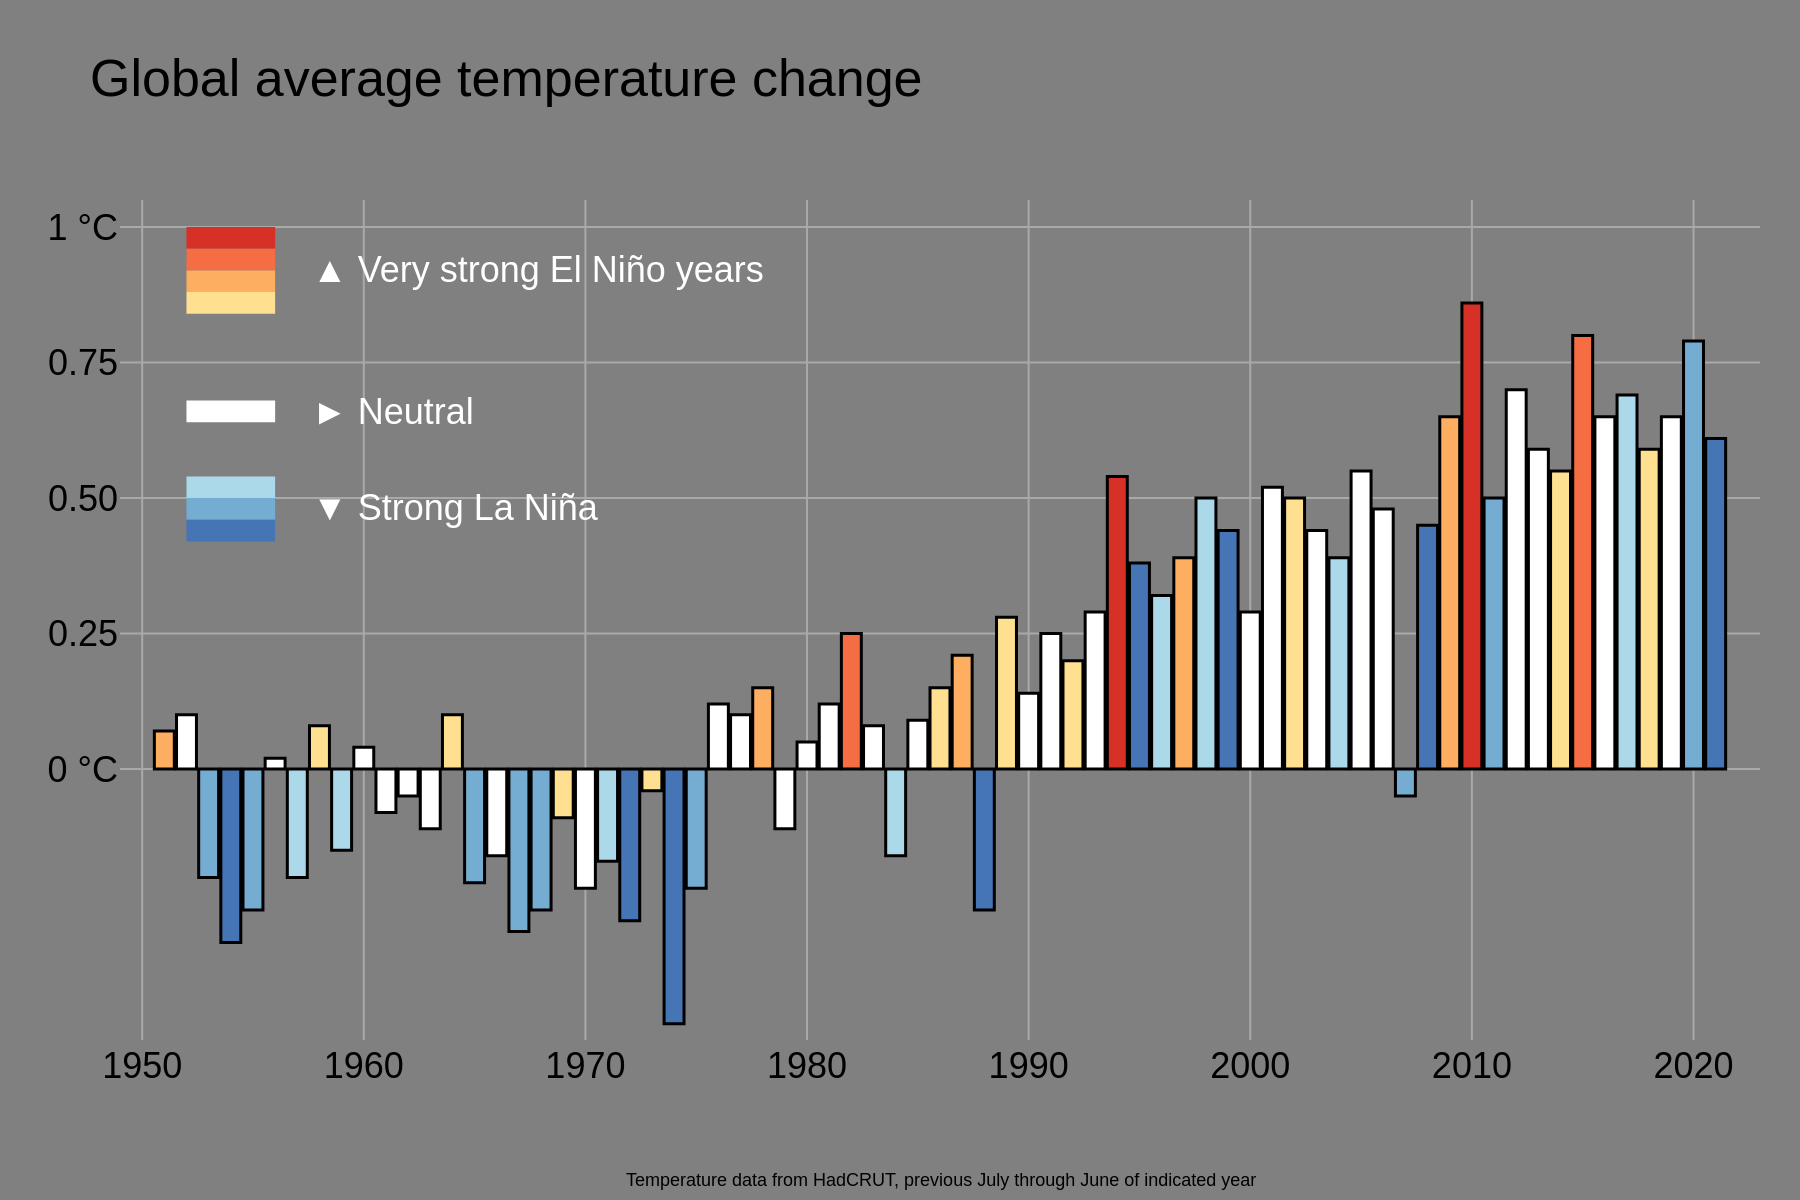

Here is the Python script that generated this plot:
import sys
import json
import plotly.graph_objects as go

if len(sys.argv) != 2:
    print("Usage: python script.py <path_to_json_file>")
    sys.exit(1)

json_path = sys.argv[1]
filename_base = json_path.rsplit('.', 1)[0]

with open(json_path, 'r', encoding='utf-8') as f:
    chart_info = json.load(f)

chart_data = chart_info['chart_data']
texts = chart_info['texts']
colors = chart_info['colors']

years = [d['year'] for d in chart_data]
values = [d['value'] for d in chart_data]
bar_colors = [colors[d['category']] for d in chart_data]

fig = go.Figure()

fig.add_trace(go.Bar(
    x=years,
    y=values,
    marker_color=bar_colors,
    marker_line_color=colors['bar_outline'],
    marker_line_width=1.5,
    showlegend=False
))

# Custom legend: shapes for color swatches
legend_x0, legend_x1 = 1952, 1956
el_nino_swatches = [
    {'y0': 0.96, 'y1': 1.0, 'color': colors['very_strong_el_nino']},
    {'y0': 0.92, 'y1': 0.96, 'color': colors['strong_el_nino']},
    {'y0': 0.88, 'y1': 0.92, 'color': colors['moderate_el_nino']},
    {'y0': 0.84, 'y1': 0.88, 'color': colors['weak_el_nino']}
]
for swatch in el_nino_swatches:
    fig.add_shape(type="rect", xref="x", yref="y", x0=legend_x0, y0=swatch['y0'], x1=legend_x1, y1=swatch['y1'], fillcolor=swatch['color'], line_width=0)

fig.add_shape(type="rect", xref="x", yref="y", x0=legend_x0, y0=0.64, x1=legend_x1, y1=0.68, fillcolor=colors['neutral'], line_width=0)

la_nina_swatches = [
    {'y0': 0.50, 'y1': 0.54, 'color': colors['weak_la_nina']},
    {'y0': 0.46, 'y1': 0.50, 'color': colors['moderate_la_nina']},
    {'y0': 0.42, 'y1': 0.46, 'color': colors['strong_la_nina']}
]
for swatch in la_nina_swatches:
    fig.add_shape(type="rect", xref="x", yref="y", x0=legend_x0, y0=swatch['y0'], x1=legend_x1, y1=swatch['y1'], fillcolor=swatch['color'], line_width=0)

# Custom legend: text annotations
legend_text_x = 1957.5
fig.add_annotation(xref="x", yref="y", x=legend_text_x, y=0.92, text=texts['legend_el_nino'], showarrow=False, align='left', xanchor='left', yanchor='middle', font=dict(color=colors['text_secondary'], size=18, family="Arial"))
fig.add_annotation(xref="x", yref="y", x=legend_text_x, y=0.66, text=texts['legend_neutral'], showarrow=False, align='left', xanchor='left', yanchor='middle', font=dict(color=colors['text_secondary'], size=18, family="Arial"))
fig.add_annotation(xref="x", yref="y", x=legend_text_x, y=0.48, text=texts['legend_la_nina'], showarrow=False, align='left', xanchor='left', yanchor='middle', font=dict(color=colors['text_secondary'], size=18, family="Arial"))

# Source annotation
fig.add_annotation(
    xref="paper", yref="paper",
    x=0.5, y=-0.15,
    text=texts['source'],
    showarrow=False,
    xanchor='center', yanchor='top',
    font=dict(size=9, color=colors['text_primary'], family="Arial")
)

fig.update_layout(
    title_text=texts['title'],
    title_x=0.05,
    title_y=0.95,
    title_font=dict(size=26, color=colors['text_primary'], family="Arial"),
    plot_bgcolor=colors['background'],
    paper_bgcolor=colors['background'],
    font=dict(family="Arial", color=colors['text_primary']),
    margin=dict(l=60, r=20, t=100, b=80),
    bargap=0.1
)

fig.update_xaxes(
    tickvals=list(range(1950, 2021, 10)),
    tickfont=dict(size=18),
    showgrid=True,
    gridcolor=colors['grid'],
    gridwidth=1,
    zeroline=True,
    zerolinecolor=colors['text_primary'],
    zerolinewidth=2,
    range=[1949, 2023]
)

fig.update_yaxes(
    tickvals=[0, 0.25, 0.50, 0.75, 1.0],
    ticktext=['0 °C', '0.25', '0.50', '0.75', '1 °C'],
    tickfont=dict(size=18),
    showgrid=True,
    gridcolor=colors['grid'],
    gridwidth=1,
    zeroline=False,
    range=[-0.5, 1.05]
)

fig.write_image(f"{filename_base}.png", scale=2, width=900, height=600)
